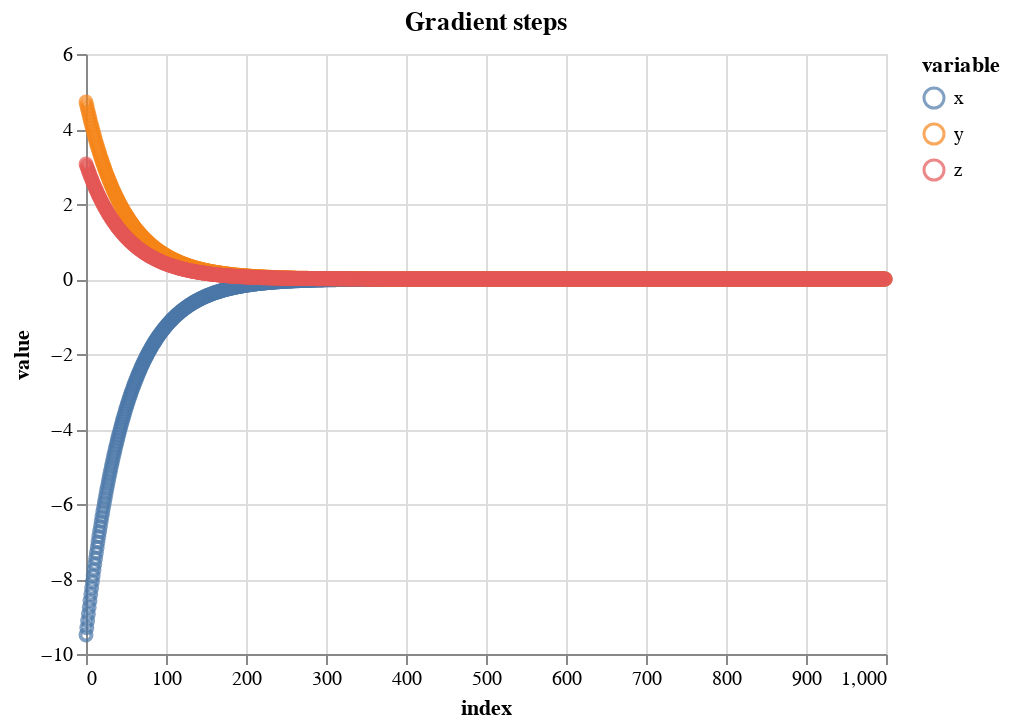

Notebook code cell kept with this figure:
### Code cell
alt.Chart(steps.reset_index().melt(id_vars='index')).mark_point().encode(
    alt.X('index:Q'), alt.Y('value:Q'), alt.Color('variable:N')
).properties(title='Gradient steps')

### Figure 1 — Vega-Lite specification as saved in the notebook (floating-point values rounded to 4 significant figures; data arrays with more than 128 entries replaced by an {"elided": "..."} marker saying what was removed)
{"config": {"view": {"continuousWidth": 400, "continuousHeight": 300}}, "data": {"name": "data-7f651664ae24e7c6fdf509bfbf598e2e"}, "mark": "point", "encoding": {"color": {"type": "nominal", "field": "variable"}, "x": {"type": "quantitative", "field": "index"}, "y": {"type": "quantitative", "field": "value"}}, "title": "Gradient steps", "$schema": "https://vega.github.io/schema/vega-lite/v4.8.1.json", "datasets": {"data-7f651664ae24e7c6fdf509bfbf598e2e": {"elided": "3000 records"}}}
